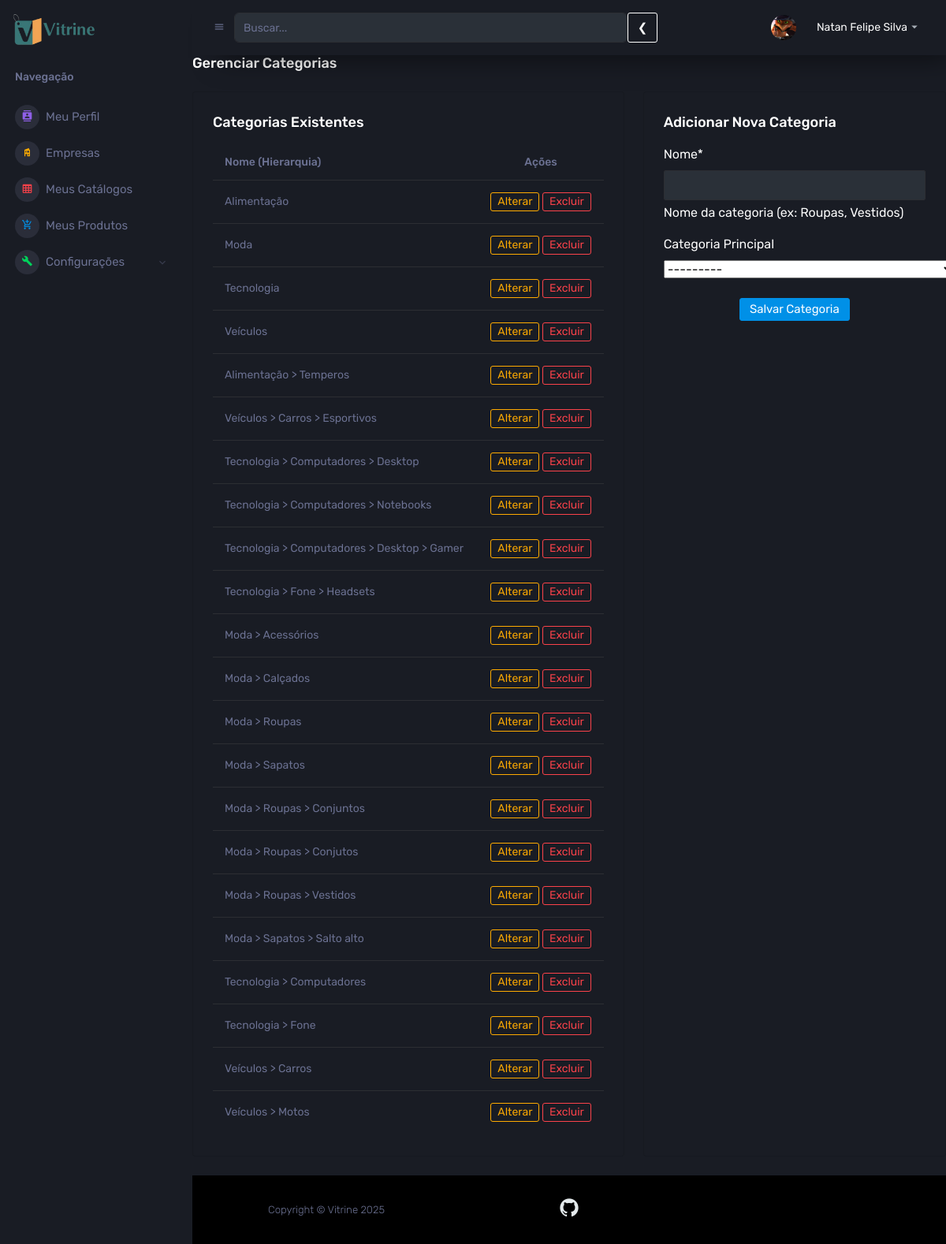
The app's page /categoria/ADM/ (signed in), older data.
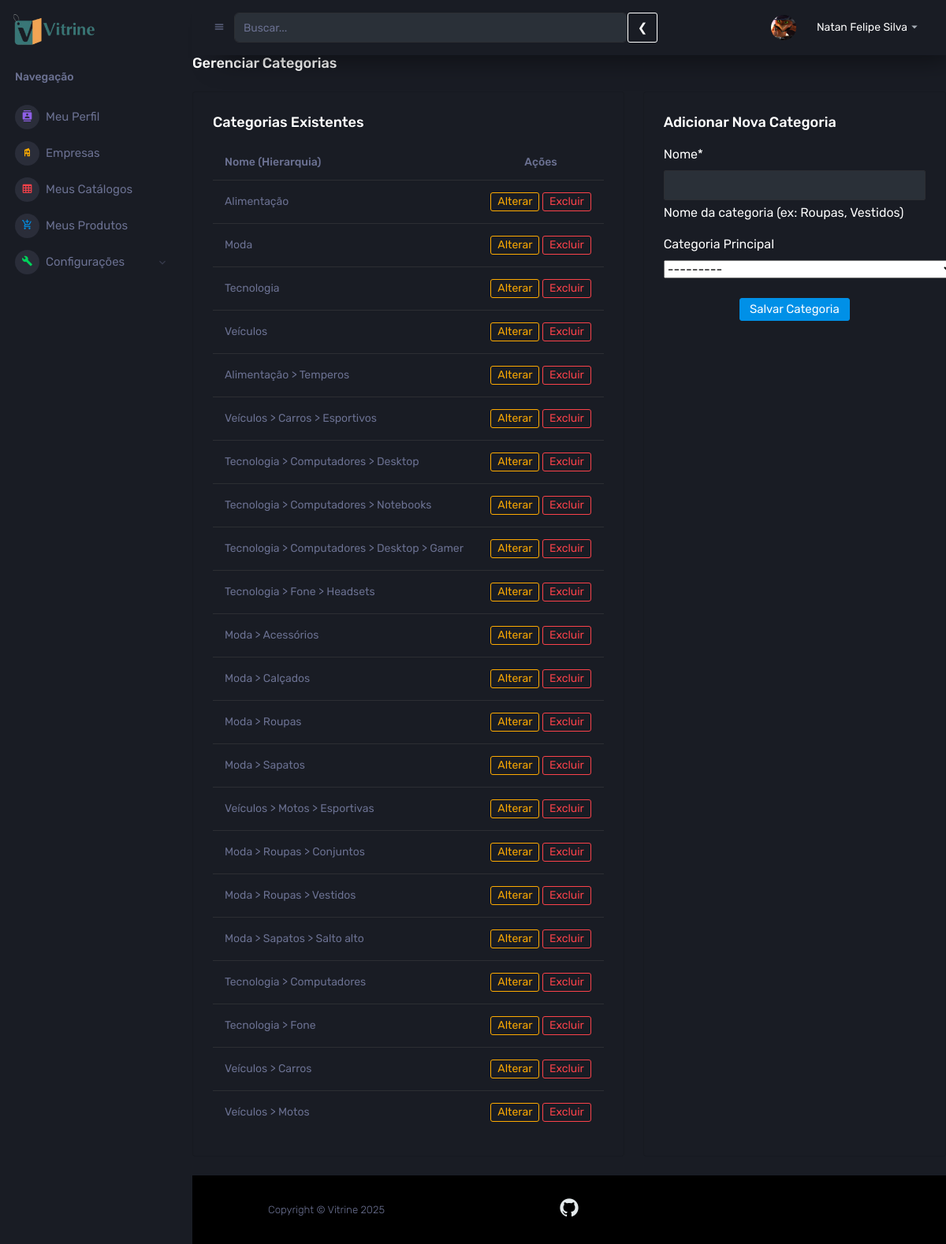
The same page, newer data.
### categoria/models.py (models this page shows)
class Categoria(models.Model):
    nome = models.CharField(max_length=100, unique=True, help_text="Nome da categoria (ex: Roupas, Vestidos)")
    cat_pai = models.ForeignKey('self', on_delete=models.CASCADE, null=True, blank=True, related_name='subcategorias',verbose_name="Categoria Principal")
    def __str__(self):
        if self.cat_pai:
            return f'{self.cat_pai} > {self.nome}'
        return self.nome
    class Meta:
        verbose_name_plural = "Categorias"

### categoria/views.py (the view)
# urls.py: path('ADM/', views.gerenciar_categorias, name='gerenciar_categorias'),
@login_required
def gerenciar_categorias(request):
    if request.method == 'POST':
        form = CategoriaForm(request.POST)
        if form.is_valid():
            form.save()
            messages.success(request, 'Categoria criada com sucesso!')
            return redirect('categoria:gerenciar_categorias')
    else:
        form = CategoriaForm()
    categorias_existentes = Categoria.objects.all().order_by('cat_pai__nome', 'nome')
    context = {'form': form,'categorias': categorias_existentes}
    return render(request, 'categoria/gerenciar_categorias.html', context)

### categoria/forms.py
class CategoriaForm(forms.ModelForm):
    class Meta:
        model = Categoria
        fields = ('nome', 'cat_pai')
    def __init__(self, *args, **kwargs):
        super().__init__(*args, **kwargs)

### Vitrine/mixins.py (called while the page is built)
    def _get_image_binary_data(self):
        return getattr(self, self.image_field_name, None)

    def get_image_base64(self):
        binary_data = self._get_image_binary_data()
        if binary_data:
            return base64.b64encode(binary_data).decode('utf-8')
        return None

### templates/categoria/gerenciar_categorias.html (shortened to what this page needs)
{% extends 'componentes/interno/base.html' %}
{% load crispy_forms_tags %}
{% block content %}
<div class="content-wrapper">
    <div class="page-header">
        <h3 class="page-title">Gerenciar Categorias</h3>
    </div>
    <div class="row">
        <div class="col-md-7 grid-margin stretch-card">
            <div class="card">
                <div class="card-body">
                    <h4 class="card-title">Categorias Existentes</h4>
                    <div class="table-responsive">
                        <table class="table">
                            <thead>
                                <tr>
                                    <th>Nome (Hierarquia)</th>
                                    <th class="text-center">Ações</th> </tr>
                            </thead>
                            <tbody>
                                {% for categoria in categorias %}
                                <tr>
                                    <td>{{ categoria }}</td>
                                    <td class="text-center"> <a
                                            href="{% url 'categoria:alterar_categoria' pk=categoria.pk %}"
                                            class="btn btn-outline-warning btn-sm">
                                            Alterar
                                        </a>
                                        <a
                                            href="{% url 'categoria:excluir_categoria' pk=categoria.pk %}"
                                            class="btn btn-outline-danger btn-sm">
                                            Excluir
                                        </a>
                                    </td>
                                </tr>
                                {% empty %}
                                <tr>
                                    <td colspan="2">Nenhuma categoria criada
                                        ainda.</td>
                                </tr>
                                {% endfor %}
                            </tbody>
                        </table>
                    </div>
                </div>
            </div>
        </div>
        <div class="col-md-5 grid-margin stretch-card">
            <div class="card">
                <div class="card-body">
                    <h4 class="card-title">Adicionar Nova Categoria</h4>
                    <form method="POST">
                        {{ form|crispy }}
                        <div class="text-center mt-4">
                            <button type="submit" class="btn btn-primary">Salvar
                                Categoria</button>
                        </div>
                    </form>
                </div>
            </div>
        </div>
    </div>
</div>
{% endblock %}

Row changes from the older to the newer data that the page shows:
removed Categoria: cat_pai+nome "Moda > Roupas > Conjutos"
added Categoria: cat_pai+nome "Veículos > Motos > Esportivas"
